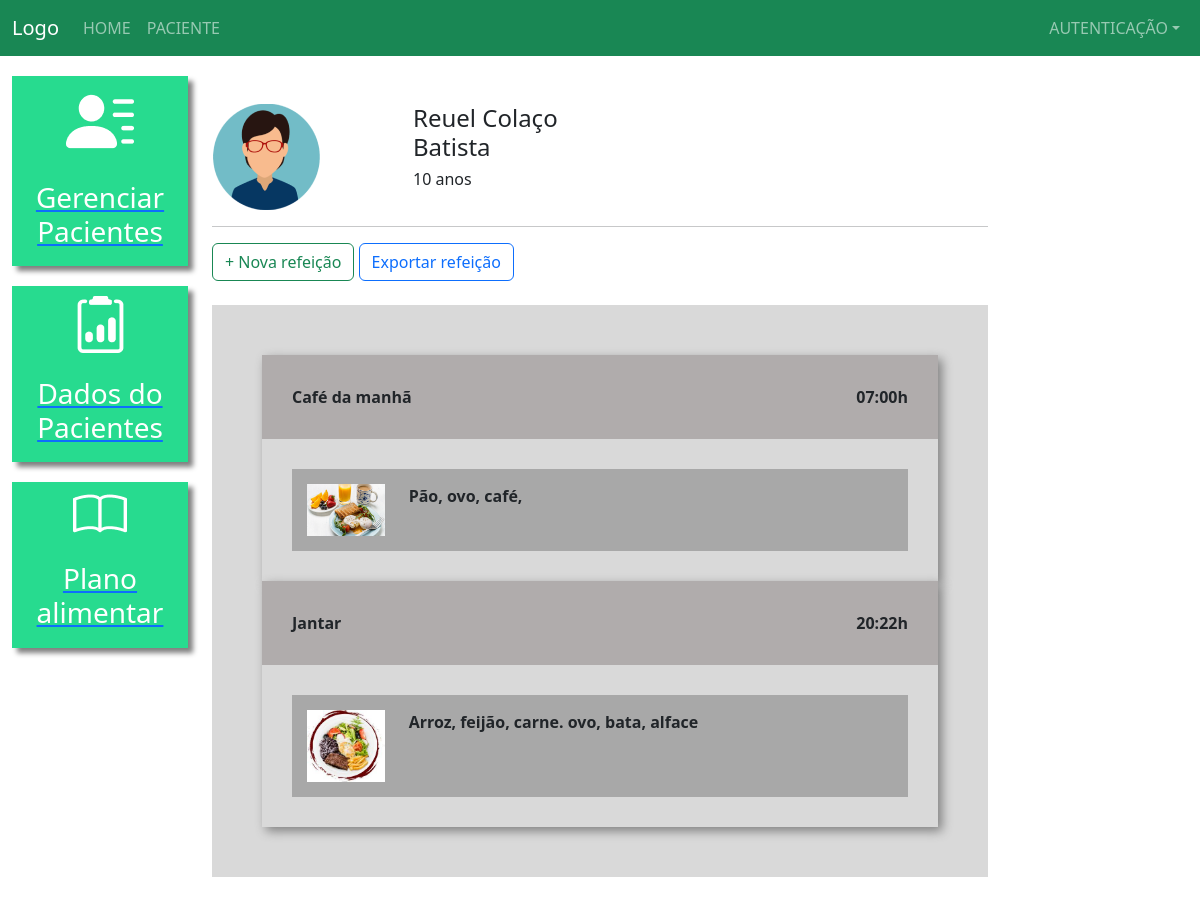
The app's page /plano_alimentar/1/ (signed in) with its own data.
### plataforma/models.py (models this page shows, shortened)
class Pacientes(models.Model):
    choices_sexo = (('F', 'Feminino'),
                   ('M', 'Masculino'))
    nome = models.CharField(max_length=80)
    sexo = models.CharField(max_length=1, choices=choices_sexo)
    idade = models.IntegerField()
    email = models.EmailField()
    telefone = models.CharField(max_length=19)
    nutri = models.ForeignKey(CustomUser, on_delete=models.CASCADE)
    class Meta:
        verbose_name_plural = ("pacientes")
        db_table = 'pacientes'

class Refeicao(models.Model):
    paciente = models.ForeignKey(Pacientes, on_delete=models.CASCADE)
    titulo = models.CharField(max_length=50)
    horario = models.TimeField()
    carboidratos = models.IntegerField()
    proteinas = models.IntegerField()
    gorduras = models.IntegerField()

class Opcao(models.Model):
    refeicao = models.ForeignKey(Refeicao, on_delete=models.CASCADE)
    imagem = models.ImageField(upload_to="opcao")
    descricao = models.TextField()

### plataforma/views.py (the view)
# urls.py: path('plano_alimentar/', plano_alimentar_listar, name='plano_alimentar_listar'),
def plano_alimentar(request, id):
    template_name = 'plataforma/plano_alimentrar.html'
    paciente = get_object_or_404(Pacientes, id=id)
    if not paciente.nutri == request.user:
        messages.add_message(request, constants.ERROR, 'Esse paciente não é seu')
        return redirect('/plano_alimentar_listar/')
    if request.method == 'GET':
        refeicao_list = Refeicao.objects.filter(paciente = id).order_by('horario')
        opcao = Opcao.objects.all()
        return render(request, template_name, {'paciente':paciente, 'refeicao_list': refeicao_list, 'opcao':opcao})

### plataforma/templates/plataforma/plano_alimentrar.html (shortened to what this page needs)
{% extends 'base_plataf.html' %} {% load static %} {% block 'plataforma' %}
<br />
<br />
<div class="row">
  <div class="col-md-3">
    {% if paciente.sexo == 'M' %}
    <img src="{% static 'plataforma/img/perfil2.png' %}" />
    {% else %}
    <img src="{% static 'plataforma/img/perfil1.png' %}" />
    {% endif %}
  </div>
  <div class="col-md-3 dados descricao">
    <h4>{{paciente.nome}}</h4>
    <h6>{{paciente.idade}} anos</h6>
  </div>
</div>
<hr />
<button type="button" class="btn btn-outline-success" data-bs-toggle="modal" data-bs-target="#modal">
  + Nova refeição
</button>
<button type="button" class="btn btn-outline-primary">
  Exportar refeição
</button>
<br>
<br>
<div class="fundo-alimentar">
  {% for refeicao in refeicao_list %}
  <div class="refeicao">
    <div class="head-refeicao">
      <span>{{ refeicao.titulo }}</span>
      <span style="float: right;">{{refeicao.horario}}h</span>
    </div>
    <div class="body-refeicao">
      {% for opcao in opcao %}
      {% if opcao.refeicao == refeicao %}
      <div class="opcao">
        <div class="row">
          <div class="col-md-2">
            <img width="100%" src="{{opcao.imagem.url}}">
          </div>
          <div class="col-md-10">
           {{opcao.descricao}}
          </div>
        </div>
      </div>{% endif %}
      {% endfor %}
    </div>
  </div>
  {% endfor %}
</div>
<br>
{% endblock %}

### templates/static/plataforma/css/css.css (style rules this page uses)
.dados { font-weight: bold; }
.descricao { margin-left: -12%; }
@media (max-width: 1300px) { .descricao { margin-left: 1px; } }

### templates/static/plataforma/css/plano_alimentar.css (style rules this page uses)
.fundo-alimentar { background-color: #D9D9D9; padding: 50px; }
.refeicao { box-shadow: 4px 4px 10px gray; }
.head-refeicao { background-color: #B0ACAC; padding: 30px; font-weight: bold; }
.body-refeicao { padding: 30px; font-weight: bold; }
.opcao { background-color: #A8A8A8; padding: 15px; }

### records on screen
Pacientes: nome "Reuel Colaço Batista", idade "10"
Refeicao: titulo "Café da manhã", horario "07:00"
Opcao: imagem (picture), descricao "Pão, ovo, café,"
Refeicao: titulo "Jantar", horario "20:22"
Opcao: imagem (picture), descricao "Arroz, feijão, carne. ovo, bata, alface"
